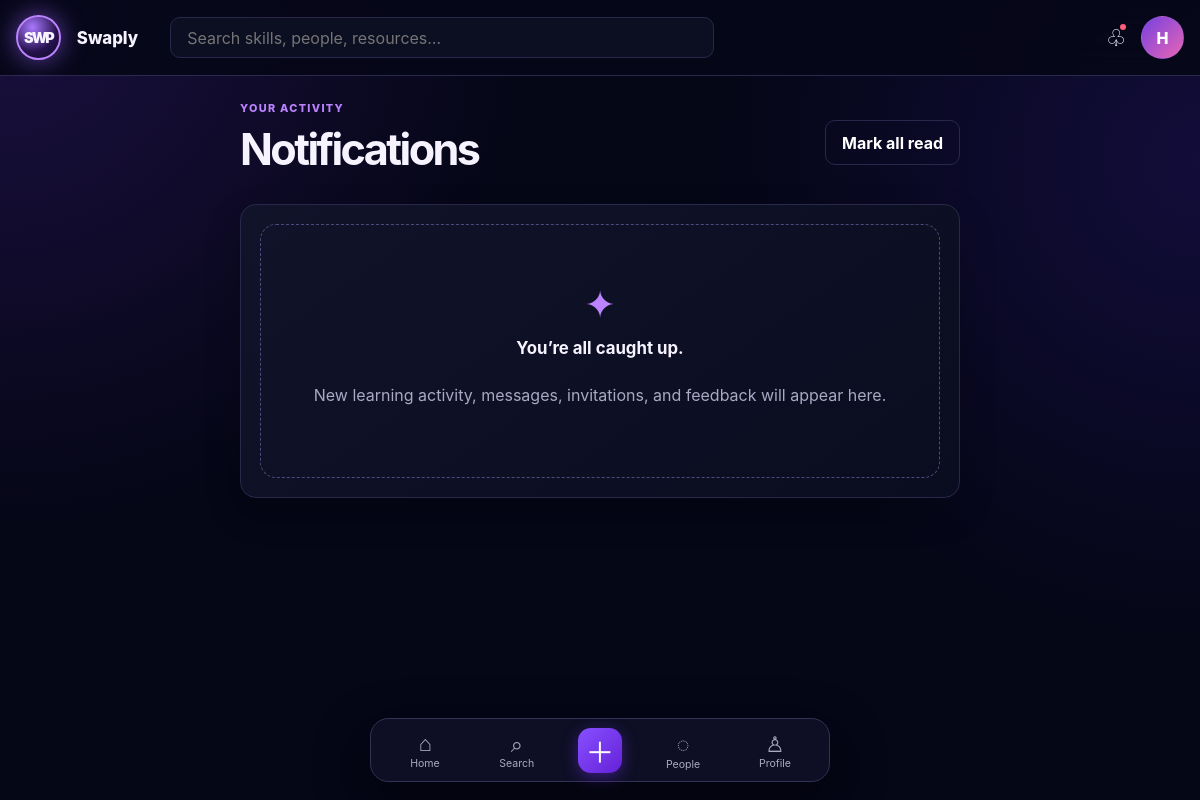
The app's page /notifications (signed in), older data.
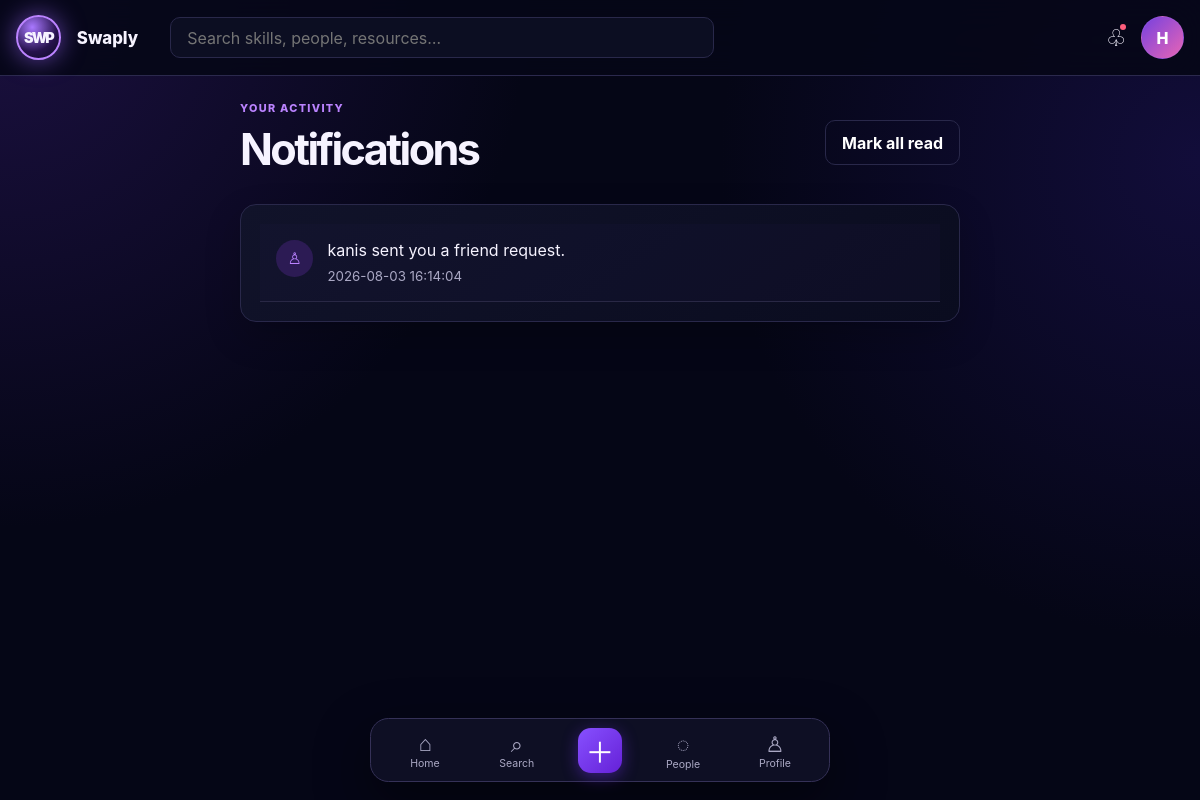
The same page, newer data.
### tables this page shows
CREATE TABLE users (id INTEGER PRIMARY KEY AUTOINCREMENT, username TEXT NOT NULL COLLATE NOCASE UNIQUE, email TEXT NOT NULL COLLATE NOCASE UNIQUE, password_hash TEXT NOT NULL, full_name TEXT NOT NULL, is_admin INTEGER NOT NULL DEFAULT 0 CHECK(is_admin IN (0,1)), is_active INTEGER NOT NULL DEFAULT 1 CHECK(is_active IN (0,1)), created_at TEXT NOT NULL DEFAULT CURRENT_TIMESTAMP, updated_at TEXT NOT NULL DEFAULT CURRENT_TIMESTAMP);

CREATE TABLE notifications (id INTEGER PRIMARY KEY AUTOINCREMENT, user_id INTEGER NOT NULL REFERENCES users(id) ON DELETE CASCADE, actor_id INTEGER REFERENCES users(id) ON DELETE SET NULL, notification_type TEXT NOT NULL, entity_type TEXT, entity_id INTEGER, message TEXT NOT NULL, is_read INTEGER NOT NULL DEFAULT 0 CHECK(is_read IN (0,1)), created_at TEXT NOT NULL DEFAULT CURRENT_TIMESTAMP);

### routes/main.py (the view)
@main_bp.get("/notifications")
@login_required
def notifications():
    rows = query("SELECT n.*, u.username AS actor_username, u.full_name AS actor_name FROM notifications n LEFT JOIN users u ON u.id=n.actor_id WHERE n.user_id=? ORDER BY n.created_at DESC LIMIT 100", (current_user.id,))
    return render_template("notifications.html", notifications=rows)

### app.py (called while the page is built)
def create_app(config_class=Config):
    app = Flask(__name__, instance_relative_config=True)
    app.config.from_object(config_class)
    app.config.from_pyfile("config.py", silent=True)
    config_class.validate()
    login_manager.init_app(app)
    app.teardown_appcontext(close_db)
    install_security(app)
    from models.user import User
    @login_manager.user_loader
    def load_user(user_id):
        return User.get_by_id(user_id)
    from routes.auth import auth_bp
    from routes.main import main_bp
    from routes.social import social_bp
    from routes.rooms import rooms_bp
    from routes.admin import admin_bp
    for blueprint in (auth_bp, main_bp, social_bp, rooms_bp, admin_bp):
        app.register_blueprint(blueprint)
    with app.app_context():
        init_db()
    return app

### database/core.py (called while the page is built)
def get_db():
    if "db" not in g:
        path = Path(current_app.config["DATABASE_PATH"]); path.parent.mkdir(parents=True, exist_ok=True)
        g.db = sqlite3.connect(str(path)); g.db.row_factory = sqlite3.Row; g.db.execute("PRAGMA foreign_keys=ON")
    return g.db

def query(sql, params=(), one=False):
    cursor = get_db().execute(sql, params); rows = cursor.fetchall(); cursor.close()
    return (rows[0] if rows else None) if one else rows

### models/user.py (called while the page is built)
    @property
    def is_active(self):
        return self._active

    @classmethod
    def get_by_id(cls, user_id):
        row = query("SELECT * FROM users WHERE id = ?", (user_id,), one=True)
        return cls(row) if row else None

### security.py (called while the page is built)
def csrf_token():
    token = session.get("csrf_token")
    if not token:
        token = secrets.token_urlsafe(32); session["csrf_token"] = token
    return token

def install_security(app):
    @app.context_processor
    def security_context(): return {"csrf_token": csrf_token}
    @app.before_request
    def protect_mutations():
        if request.method in {"POST", "PUT", "PATCH", "DELETE"} and not request.path.startswith("/static/"): validate_csrf()
    @app.after_request
    def headers(response):
        response.headers["Content-Security-Policy"] = "default-src 'self'; img-src 'self' data:; style-src 'self'; script-src 'self'; object-src 'none'; base-uri 'self'; frame-ancestors 'self'"
        response.headers["X-Content-Type-Options"] = "nosniff"; response.headers["Referrer-Policy"] = "strict-origin-when-cross-origin"; response.headers["Permissions-Policy"] = "camera=(), microphone=(), geolocation=()"
        return response

### templates/notifications.html
{% extends 'base.html' %}{% block title %}Notifications · SWP{% endblock %}{% block content %}<section class="content-page narrow"><div class="section-head"><div><p class="eyebrow">YOUR ACTIVITY</p><h1>Notifications</h1></div><form method="post" action="{{ url_for('main.read_notifications') }}"><input type="hidden" name="csrf_token" value="{{ csrf_token() }}"><button class="button ghost">Mark all read</button></form></div><section class="panel notification-list">{% for notification in notifications %}<article class="notification {% if not notification.is_read %}unread{% endif %}"><span class="notice-icon">{% if notification.notification_type == 'like' %}♥{% elif notification.notification_type == 'comment' %}◯{% elif notification.notification_type == 'friend_request' %}♙{% elif notification.notification_type == 'room_invite' %}▣{% else %}✦{% endif %}</span><div><p>{{ notification.message }}</p><small>{{ notification.created_at }}</small>{% if notification.notification_type == 'room_invite' and notification.entity_id %}{% set invite = none %}<a href="{{ url_for('main.notifications') }}">Open invitation</a>{% endif %}</div></article>{% else %}<div class="empty-state"><span>✦</span><h2>You’re all caught up.</h2><p>New learning activity, messages, invitations, and feedback will appear here.</p></div>{% endfor %}</section></section>{% endblock %}

### templates/base.html (shortened to what this page needs)
<!doctype html>
<html lang="en"><head>
  <link rel="stylesheet" href="{{ url_for('static', filename='css/style.css') }}">
  <link rel="stylesheet" href="{{ url_for('static', filename='css/room.css') }}">
</head><body class="{% block body_class %}{% endblock %}">
{% if current_user.is_authenticated %}
<header class="topbar"><a class="brand brand-small" href="{{ url_for('main.home') }}"><span>SWP</span></a><a class="wordmark" href="{{ url_for('main.home') }}">Swaply</a><form class="top-search" action="{{ url_for('main.search') }}"><input name="q" placeholder="Search skills, people, resources…" aria-label="Search"></form><div class="top-actions"><a href="{{ url_for('main.notifications') }}" aria-label="Notifications" class="icon-link">♧<i class="notification-dot"></i></a><a href="{{ url_for('social.profile', username=current_user.username) }}" class="avatar avatar-letter">{{ current_user.username[0]|upper }}</a></div></header>
{% endif %}
<main class="page-shell {% if current_user.is_authenticated %}with-nav{% endif %}">
{% block content %}{% endblock %}
</main>
{% if current_user.is_authenticated %}
<nav class="bottom-nav" aria-label="Primary navigation"><a href="{{ url_for('main.home') }}" class=""><b>⌂</b><span>Home</span></a><a href="{{ url_for('main.search') }}" class=""><b>⌕</b><span>Search</span></a><a class="create-nav" href="{{ url_for('social.create_post') }}" aria-label="Create post">＋</a><a href="{{ url_for('social.friends') }}" class=""><b>◌</b><span>People</span></a><a href="{{ url_for('social.profile', username=current_user.username) }}" class=""><b>♙</b><span>Profile</span></a></nav>
{% endif %}
</body></html>

### static/css/style.css (style rules this page uses)
:root { --bg:#050616;--surface:#0b0d22;--surface-2:#11142d;--line:#29284a;--text:#f6f3ff;--muted:#aaa8c4;--violet:#8750ff;--violet-2:#bb83ff;--pink:#fd5d7c;--good:#52d9b6;--shadow:0 20px 55px #0007;font-family:Inter,ui-sans-serif,system-ui,-apple-system,BlinkMacSystemFont,"Segoe UI",sans-serif;color:var(--text);background:var(--bg) }
* { box-sizing:border-box }
html { scroll-behavior:smooth }
body { margin:0;min-height:100vh;background:radial-gradient(circle at 0 0,#1b1040 0,transparent 33rem),radial-gradient(circle at 100% 20%,#120d3a 0,transparent 30rem),var(--bg);color:var(--text) }
a { color:inherit;text-decoration:none }
button,input,textarea,select { font:inherit }
button { border:0;cursor:pointer }
input,textarea,select { width:100%;border:1px solid var(--line);border-radius:10px;background:#0a0c20;color:var(--text);padding:.8rem .9rem;outline:none;transition:border-color .2s,box-shadow .2s }
label small,.muted,small { color:var(--muted) }
button,.button { display:inline-flex;align-items:center;justify-content:center;gap:.4rem;border-radius:10px;background:linear-gradient(135deg,var(--violet),#6621d7);color:#fff;font-weight:700;padding:.72rem 1rem;box-shadow:0 7px 20px #5d24c544;transition:transform .18s,filter .18s }
.button.ghost,.text-button { background:transparent;border:1px solid var(--line);box-shadow:none }
.eyebrow { font-size:.68rem;letter-spacing:.12em;font-weight:800;color:var(--violet-2);margin:0 0 .5rem }
.page-shell { width:min(100% - 2rem,1260px);margin:0 auto;padding:2rem 0 7rem }
.page-shell.with-nav { padding-top:6.3rem }
.topbar { position:fixed;inset:0 0 auto;z-index:20;height:4.75rem;padding:0 max(1rem,calc((100vw - 1260px)/2));display:flex;align-items:center;gap:1rem;background:#060718e8;border-bottom:1px solid #2b294d;backdrop-filter:blur(18px) }
.brand { display:inline-grid;place-items:center;width:4.1rem;height:4.1rem;border-radius:50%;border:2px solid var(--violet-2);background:radial-gradient(circle at 35% 25%,#a978ff,#26124d 60%,#08091e);box-shadow:0 0 25px #9c65ff99;font-weight:900;letter-spacing:-.12em }
.brand span { font-size:1.3rem }
.brand-small { width:2.8rem;height:2.8rem }
.brand-small span { font-size:.9rem }
.wordmark { font-size:1.05rem;font-weight:800 }
.top-search { flex:1;max-width:34rem;margin-left:1rem }
.top-search input { padding:.6rem 1rem;background:#0c0e22 }
.top-actions { margin-left:auto;display:flex;align-items:center;gap:.9rem }
.icon-link { position:relative;font-size:1.45rem }
.notification-dot { position:absolute;width:.42rem;height:.42rem;border-radius:50%;background:var(--pink);top:0;right:0 }
.avatar { display:grid;place-items:center;flex:none;width:2.7rem;height:2.7rem;border-radius:50%;overflow:hidden;border:1px solid #9c7bf833;background:#251842 }
.avatar-letter { font-weight:800;color:#fff;background:linear-gradient(135deg,#7541df,#e865b5) }
.bottom-nav { position:fixed;z-index:20;bottom:1.1rem;left:50%;transform:translateX(-50%);width:min(94vw,460px);display:flex;align-items:center;justify-content:space-around;padding:.55rem .5rem;border:1px solid #353157;background:#101126ed;border-radius:1.15rem;box-shadow:var(--shadow);backdrop-filter:blur(18px) }
.bottom-nav a { min-width:3.9rem;text-align:center;color:var(--muted);font-size:.66rem }
.bottom-nav b { display:block;font-size:1.35rem;font-weight:500 }
.bottom-nav .create-nav { display:grid;place-items:center;width:2.8rem;height:2.8rem;min-width:2.8rem;border-radius:.8rem;background:linear-gradient(135deg,var(--violet),#6521d7);font-size:1.8rem;color:#fff;box-shadow:0 4px 16px #6c2ce477 }
.content-page { max-width:1120px;margin:auto }
.content-page.narrow { max-width:720px }
.page-heading h1,.section-head h1 { font-size:clamp(1.7rem,4vw,2.7rem);letter-spacing:-.06em;margin:.2rem 0 .6rem }
.section-head { display:flex;align-items:center;justify-content:space-between;gap:1rem;margin-bottom:1.2rem }
.panel,.post-card { border:1px solid var(--line);background:linear-gradient(145deg,#11132a,#0a0c1f);border-radius:1rem;box-shadow:0 14px 36px #0003 }
.panel { padding:1.2rem }
.notification { display:flex;gap:.9rem;padding:1rem;border-bottom:1px solid #292845 }
.notification.unread { background:#211d481f }
.notice-icon { display:grid;place-items:center;width:2.3rem;height:2.3rem;border-radius:50%;background:#2c1b54;color:var(--violet-2) }
.notification p { margin:0 0 .3rem }

Row changes from the older to the newer data that the page shows:
added notifications: message "kanis sent you a friend request.", created_at "2026-08-03 16:14:04"
Text that changed along with them:
text no longer shown: "✦ You’re all caught up. New learning activity, messages, invitations, and feedback will appear here."
